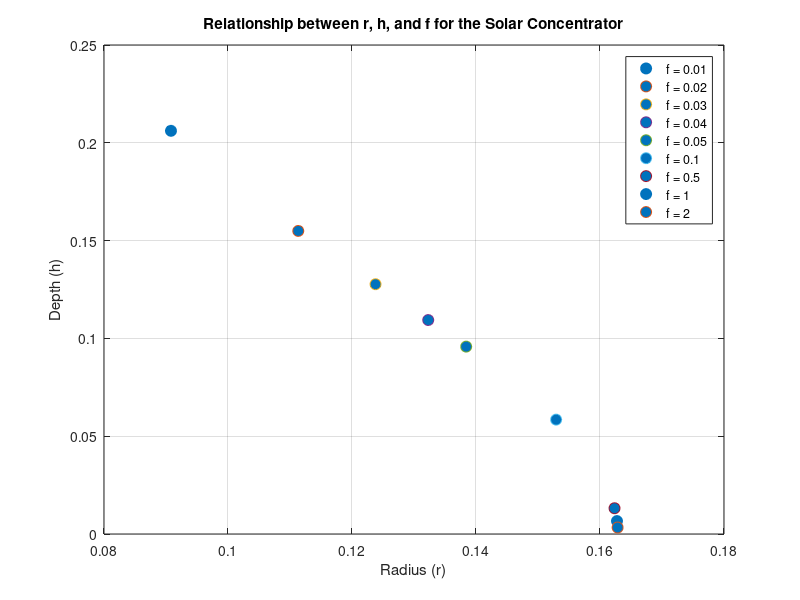

This chart was generated by the following MATLAB code:
% Step 1: Clear the workspace and command window for a fresh start.
clear;
clc;

% Step 2: Define the target value from the first equation.
target_val = 0.4775 / 3;

% Step 3: Define a set of focal lengths (f) to plot.
f_values = [0.01, 0.02, 0.03, 0.04, 0.05, 0.1, 0.5, 1, 2];

% Step 4: Set up the figure and hold on to plot multiple lines.
figure;
hold on;
grid on;
box on;

% Initialize a cell array for the legend entries
legend_entries = cell(length(f_values), 1);

% Step 5: Loop through each focal length and solve for r and h.
for i = 1:length(f_values)
    f = f_values(i);
    
    % Define the function to solve. This is the first equation with h substituted.
    % We will solve for the root of this function to find r.
    fcn_to_solve = @(r) (r / (r^2/(4*f))^2) * ((r^2 + 4*(r^2/(4*f))^2)^1.5 - r^3) - target_val;
    
    % Use fzero to find the root (the value of r) for a given f.
    % We use a starting guess of 0.5.
    r_sol = fzero(fcn_to_solve, 0.5);
    
    % Calculate the corresponding h value.
    h_sol = r_sol^2 / (4 * f);
    
    % Plot the single solution point for this focal length.
    % We are plotting a single (r,h) pair for each f value.
    plot(r_sol, h_sol, 'o', 'MarkerSize', 8, 'MarkerFaceColor', [0, 0.4470, 0.7410]);
    
    % Create a legend entry for this focal length
    legend_entries{i} = ['f = ' num2str(f)];
    
    % Optional: display the values in the command window
    fprintf('For f = %.1f, r = %.6f, h = %.6f\n', f, r_sol, h_sol);
end

% Step 6: Add labels, title, and legend to the graph.
xlabel('Radius (r)');
ylabel('Depth (h)');
title('Relationship between r, h, and f for the Solar Concentrator');
legend(legend_entries, 'Location', 'best');
hold off;